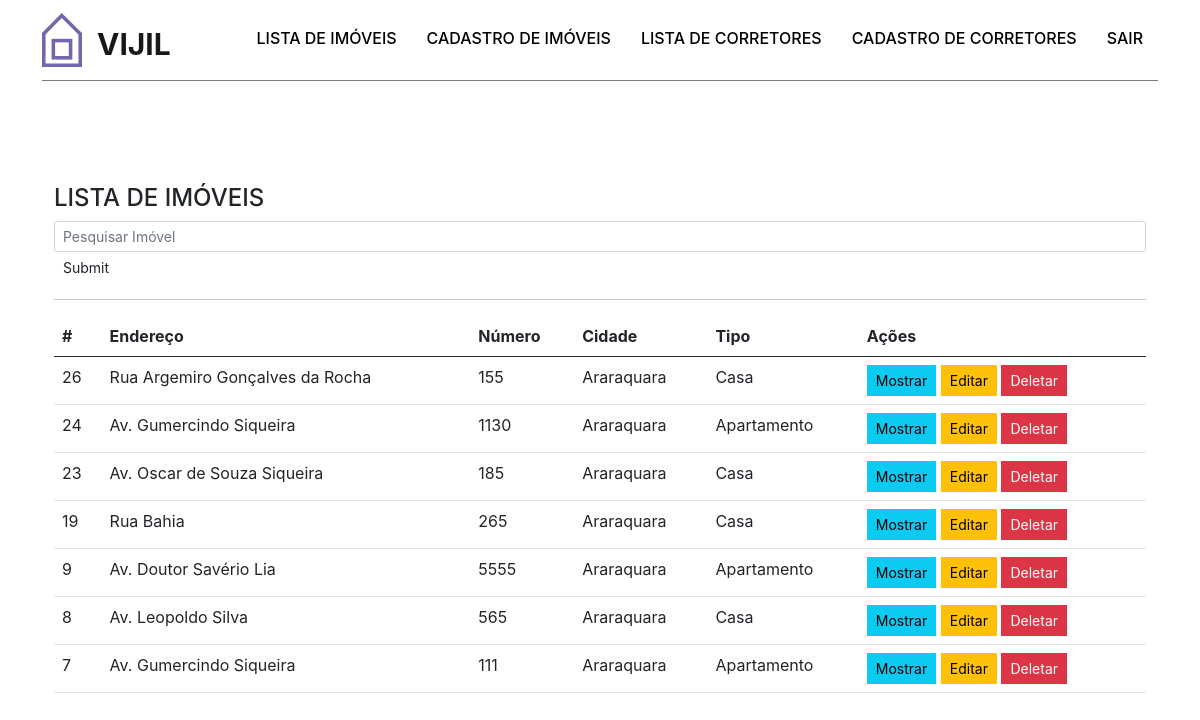
The app's page /listar_produto.php (signed in) with its own data.
### tables this page shows
CREATE TABLE IF NOT EXISTS `imovel` (
  `cod_imovel` int(11) NOT NULL AUTO_INCREMENT,
  `end` varchar(50) NOT NULL,
  `num_end` int(11) NOT NULL,
  `cep` varchar(20) NOT NULL,
  `cidade` varchar(50) NOT NULL,
  `status_aluguel` varchar(20) DEFAULT NULL,
  `status_venda` varchar(20) DEFAULT NULL,
  `valor_aluguel` decimal(10,2) DEFAULT NULL,
  `valor_venda` decimal(10,2) DEFAULT NULL,
  `tipo` varchar(15) NOT NULL,
  `forma_contrato` varchar(20) NOT NULL,
  `area` int(10) NOT NULL,
  `qnt_comodos` int(6) NOT NULL,
  `dormitorios` int(5) NOT NULL,
  `img_imovel` varchar(50) NOT NULL,
  `id_corretor` int(11) NOT NULL,
  PRIMARY KEY (`cod_imovel`)
);

### listar_produto.php (the view, shortened to what this page needs)
<!DOCTYPE html>
<html lang="pt-br">
<head>
    <link rel="stylesheet" href="css/main.css">
    <link rel="stylesheet" href="https://cdn.jsdelivr.net/npm/bootstrap-icons@1.6.0/font/bootstrap-icons.css">
    <link rel="stylesheet" href="css/styles.css" />
</head>
<body>
    <div id="header">
        <div class="container">
            <nav class="navbar navbar-expand-lg navbar-light ">
                <a href="#" class="navbar-brand">
                    <img src="img/viiji.svg" alt="VIJIL">
                    <span>VIJIL</span>
                </a>
                <div class="collapse navbar-collapse justify-content-md-end" id="navbarNav">
                    <ul class="navbar-nav">
                        <li class="nav-item">
                            <a class="nav-link active" aria-current="page" href="#">Lista de Imóveis</a>
                        </li>
                        <li class="nav-item">
                            <a class="nav-link " href="cadastro_produtos.php">Cadastro de Imóveis</a>
                        </li>
                        <li class="nav-item">
                            <a class="nav-link" href="listar_corretor.php">Lista de Corretores</a>
                        </li>
                        <li class="nav-item">
                            <a class="nav-link" href="cadastro_corretores.php">Cadastro de Corretores</a>
                        </li>
                        <li class="nav-item">
                            <a class="nav-link" href="destruirSessao.php">Sair</a>
                        </li>
                    </ul>
                </div>
            </nav>
        </div>
    </div>
    <section class="py-5 container">
        <div class="container">
            <div class="container-principal-produtos">
                <h4 class="page-header">LISTA DE IMÓVEIS</h4>
                <form class="form-inline" action="pesquisa_prod.php" method="POST">
                    <input type="text" class="form-control form-control-sm col-md-10 col-sm-10" name="c_pesquisa" placeholder="Pesquisar Imóvel" required="">
                    <input class="btn btn-sm" type="submit" name="btn_pesquisa">
                </form>
                <hr>
                <div class="table-responsive">
                    <table class="table table-hover">
                        <thead>
                            <th>#</th>
                            <th>Endereço</th>
                            <th>Número</th>
                            <th>Cidade</th>
                            <th>Tipo</th>
                            <th>Ações</th>
                        </thead>
                        <tbody>
                        <?php
                            include("conexao.php");
                            $sql = "SELECT * FROM imovel ORDER BY cod_imovel DESC";
                            $resultado = mysqli_query($conexao, $sql);
                            while ($linha = mysqli_fetch_array($resultado))
                            {
                                echo "<tr>";
                                    echo '<td>'.$linha['cod_imovel'].'</td>';
                                    echo '<td>'.$linha['end'].'</td>';
                                    echo '<td>'.$linha['num_end'].'</td>';
                                    echo '<td>'.$linha['cidade'].'</td>';
                                    echo '<td>'.$linha['tipo'].'</td>';
                                    echo "<td><button type='button' class='btn btn-sm btn-info'  data-toggle='modal' data-target='#myModal$linha[cod_imovel]'>Mostrar</button>
                                    <button type='button' class='btn btn-sm btn-warning' data-toggle='modal' data-target='#editar$linha[cod_imovel]'>Editar</button>
                                    <button type='button' class='btn btn-sm btn-danger' data-toggle='modal' data-target='#apagar$linha[cod_imovel]'>Deletar</button>
                                    </td>
                                    ";
                                echo "</tr>";
                        ?>
                        <?php
                            }
                        ?>
                        </tbody>
                    </table>
                </div>
            </div>
        </div>
    </section>
</body>
</html>

### css/styles.css (style rules this page uses)
.navbar { border-bottom: 1px solid #7a7a7a; }
.navbar-expand-lg { display: flex; }
.navbar-brand { display: flex; }
.navbar-brand span { font-weight: 650; font-size: 1.5em; margin-left: 0.5em; margin-top: 0.3em; }
.navbar-expand-lg img { width: 40px; }
.btn { border-radius: 0; }
.container-principal-produtos { align-self:center; width: 100%; height: 40%; margin-top:5%; }

### css/config.css (style rules this page uses)
:root { --primary: #fc5185; --secondary: #364f5b; --primary_two: #ff9dba; }

### css/custom.css (style rules this page uses)
body, html { font-family: -apple-system, BlinkMacSystemFont, 'Segoe UI', Roboto, Oxygen, Ubuntu, Cantarell, 'Open Sans', 'Helvetica Neue', sans-serif; }
#header { width: 100%; background-color: transparent; transition: ease-out 0.2s; }
#header .navbar-collapse { width: auto; }
#header .nav-link { text-transform: uppercase; font-weight: 500; padding-left: 0; padding-right: 0; margin-left: 15px; margin-right: 15px; color: #000; border-bottom: solid 4px transparent; }

### css/responsive.css (style rules this page uses)
@media (min-width: 992px) { #header .nav-link { margin-left: 15px; margin-right: 15px; } }

### records on screen
imovel: cod_imovel "26", end "Rua Argemiro Gonçalves da Rocha", num_end "155", cidade "Araraquara", tipo "Casa"
imovel: cod_imovel "24", end "Av. Gumercindo Siqueira", num_end "1130", cidade "Araraquara", tipo "Apartamento"
imovel: cod_imovel "23", end "Av. Oscar de Souza Siqueira", num_end "185", cidade "Araraquara", tipo "Casa"
imovel: cod_imovel "19", end "Rua Bahia", num_end "265", cidade "Araraquara", tipo "Casa"
imovel: cod_imovel "9", end "Av. Doutor Savério Lia", num_end "5555", cidade "Araraquara", tipo "Apartamento"
imovel: cod_imovel "8", end "Av. Leopoldo Silva", num_end "565", cidade "Araraquara", tipo "Casa"
imovel: cod_imovel "7", end "Av. Gumercindo Siqueira", num_end "111", cidade "Araraquara", tipo "Apartamento"
